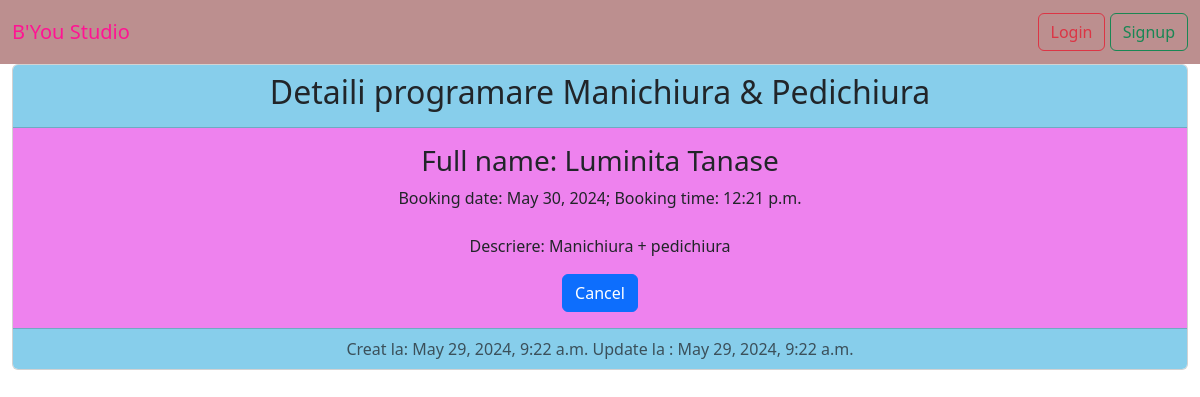
The page /details_booking_manipedi/1 on the database as committed earlier.
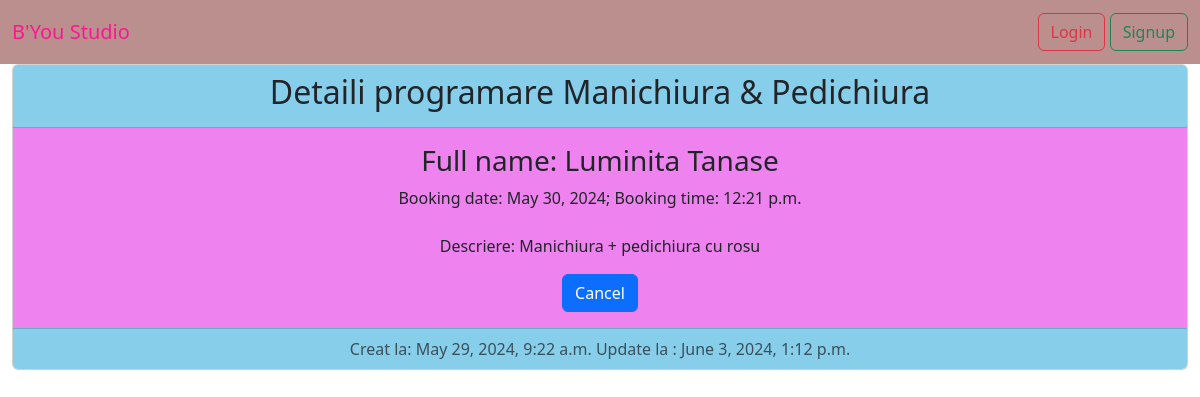
The same page on the database as committed later.
### manipedi/models.py (models this page shows, shortened)
class Manipedi(models.Model):
    full_name = models.CharField(max_length=50)
    booking_date = models.DateField()
    booking_time = models.TimeField()
    notes = models.TextField(max_length=400)
    created_at = models.DateTimeField(auto_now_add=True)
    updated_at = models.DateTimeField(auto_now=True)

### manipedi/views.py (the view)
# urls.py: path('details_booking_manipedi/<int:pk>', views.ManipediDetailView.as_view(), name='details_booking_manipedi'),
class ManipediDetailView(DetailView):
    template_name = 'manipedi/details_booking_manipedi.html'
    model = Manipedi
    success_url = reverse_lazy('list_booking_manipedi')
    def get_queryset(self):
        return Manipedi.objects.all()

### templates/manipedi/details_booking_manipedi.html (shortened to what this page needs)
{% extends 'base.html' %}
{% block content %}
    <div class="container-fluid">
        <div class="card text-center">
            <div class="card-header" style="background: skyblue">
                <h2>Detaili programare Manichiura & Pedichiura</h2>
            </div>
            <div class="card-body" style="background: violet">
                <h3 class="card-title">Full name: {{ manipedi.full_name }}</h3>
                <p class="card-text">Booking date: {{ manipedi.booking_date }}; Booking time: {{ manipedi.booking_time }} <br/>
                    <br>
                Descriere: {{ manipedi.notes }}</p>
                <a href="{% url 'list_booking_manipedi' %}" class="btn btn-primary">Cancel</a>
            </div>
            <div class="card-footer text-body-secondary" style="background: skyblue">
                Creat la: {{ manipedi.created_at }}
                Update la : {{ manipedi.updated_at }}
            </div>
        </div>
    </div>
{% endblock %}

Rows that differ between the two databases and show on the page:
changed Manipedi "Luminita Tanase": notes "Manichiura + pedichiura" → "Manichiura + pedichiura cu rosu"; updated_at "May 29, 2024, 9:22 a.m." → "June 3, 2024, 1:12 p.m."
